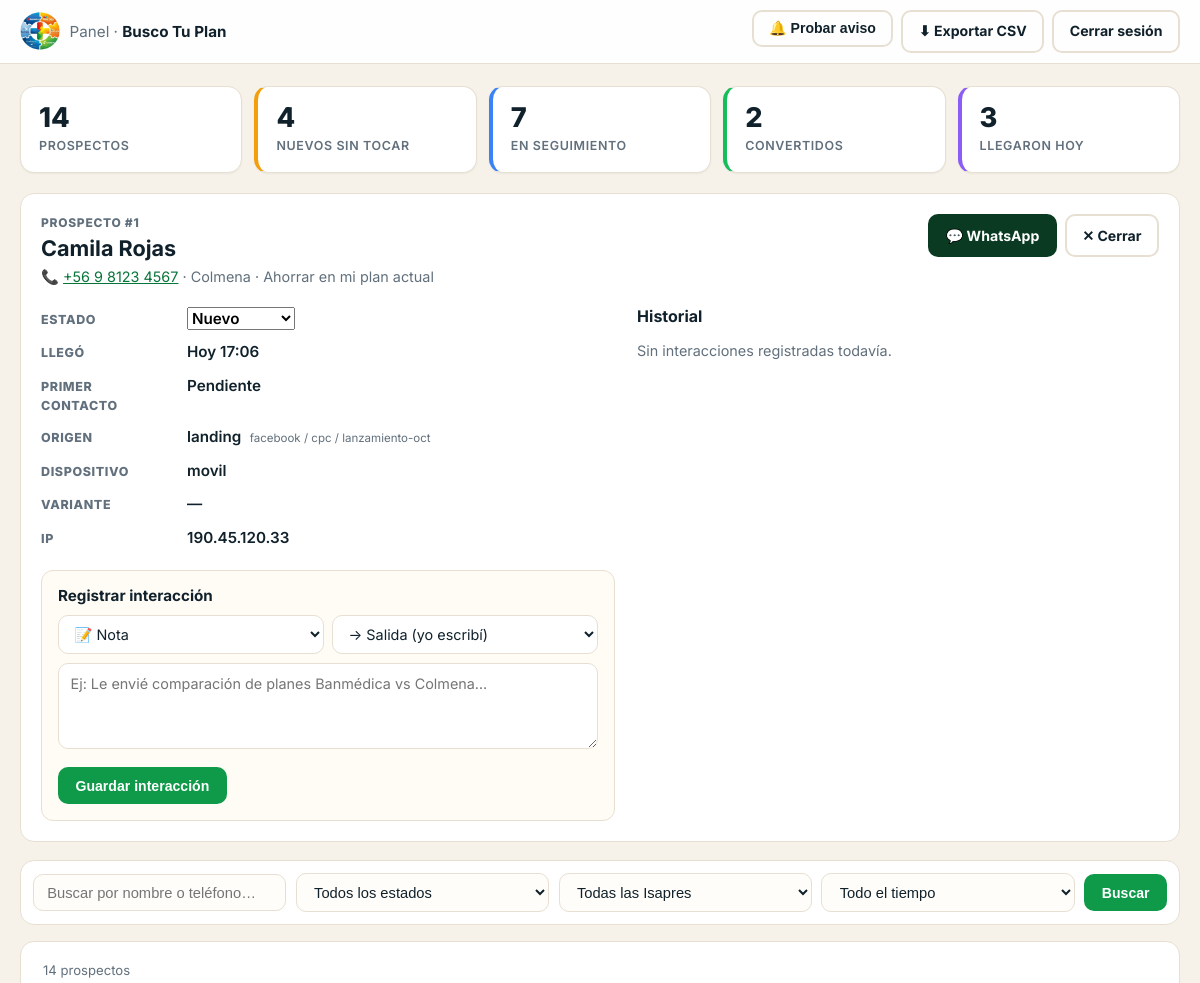
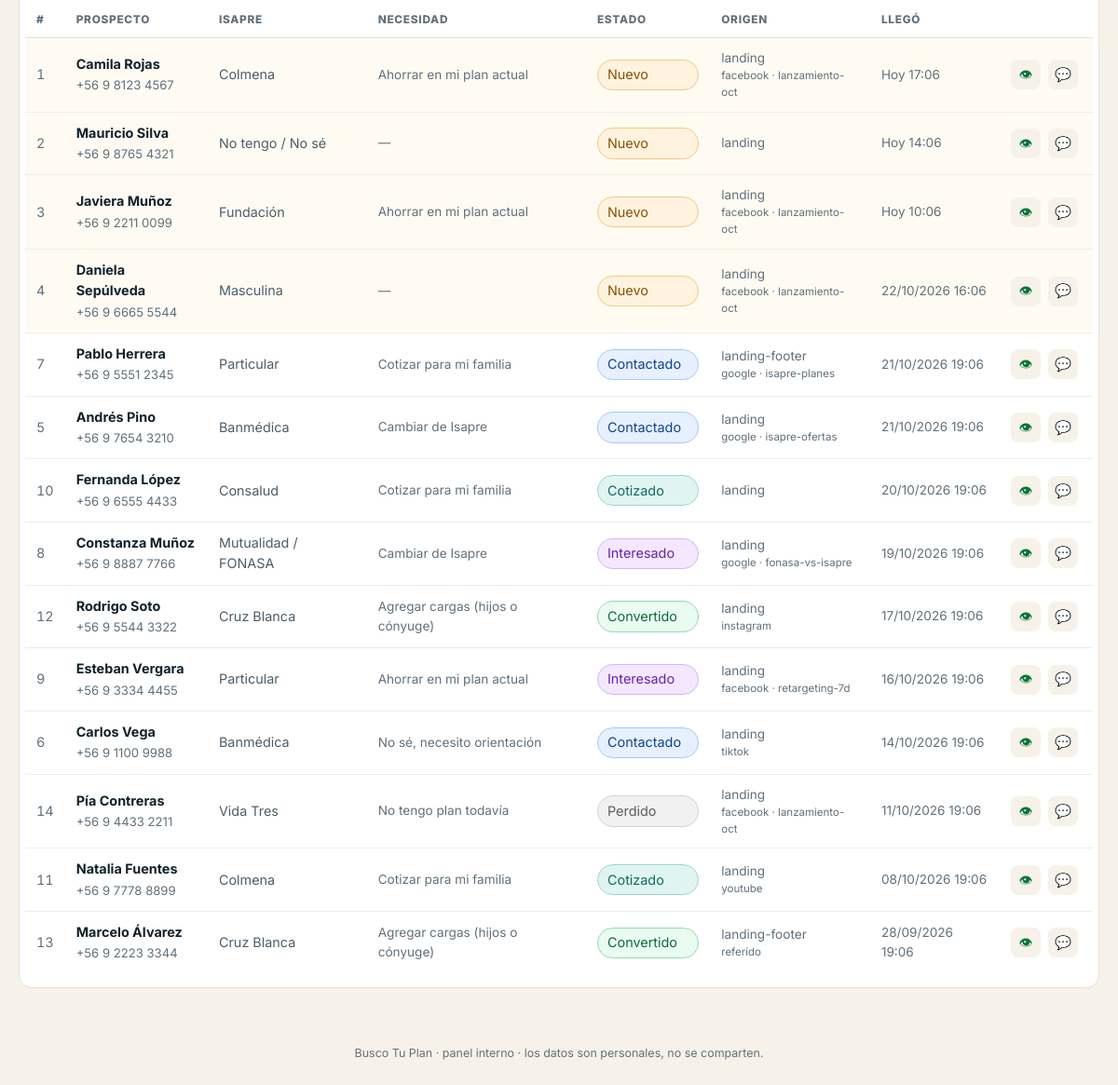
Page /admin/leads.php?ver=1& (signed in) on the committed database (2 pictures, top to bottom).
### tables this page shows
CREATE TABLE IF NOT EXISTS `leads` (
  `id`                   INT UNSIGNED     NOT NULL AUTO_INCREMENT,
  `nombre`               VARCHAR(120)     NOT NULL,
  `telefono`             VARCHAR(32)      NOT NULL COMMENT 'Ej: +56987654321',
  `telefono_normalizado` VARCHAR(32)      NOT NULL COMMENT 'Solo dígitos nacionales',
  `email`                VARCHAR(160)     DEFAULT NULL,
  `isapre_actual`        VARCHAR(60)      DEFAULT NULL,
  `necesidad`            VARCHAR(60)      DEFAULT NULL,
  `cargas`               TINYINT UNSIGNED DEFAULT NULL,
  `mensaje`              TEXT             DEFAULT NULL,

   
  `origen`               VARCHAR(40)      NOT NULL DEFAULT 'landing',
  `utm_source`           VARCHAR(120)     DEFAULT NULL,
  `utm_medium`           VARCHAR(120)     DEFAULT NULL,
  `utm_campaign`         VARCHAR(160)     DEFAULT NULL,
  `utm_content`          VARCHAR(160)     DEFAULT NULL,
  `utm_term`             VARCHAR(160)     DEFAULT NULL,
  `variante`             VARCHAR(24)      DEFAULT NULL COMMENT 'CTA que vio: formulario | whatsapp',
  `referrer`             VARCHAR(500)     DEFAULT NULL,
  `landing_url`          VARCHAR(500)     DEFAULT NULL,
  `dispositivo`          VARCHAR(80)      DEFAULT NULL,
  `ip`                   VARCHAR(45)      DEFAULT NULL,
  `user_agent`           VARCHAR(500)     DEFAULT NULL,

   
  `estado`               ENUM('nuevo','contactado','interesado','cotizado',
                               'convertido','perdido') NOT NULL DEFAULT 'nuevo',
  `consentimiento`       TINYINT(1)       NOT NULL DEFAULT 0,
  `contactado_en`        DATETIME         DEFAULT NULL,
  `notas`                TEXT             DEFAULT NULL,

  `created_at`           DATETIME         NOT NULL DEFAULT CURRENT_TIMESTAMP,
  `updated_at`           DATETIME         NOT NULL DEFAULT CURRENT_TIMESTAMP
                                       ON UPDATE CURRENT_TIMESTAMP,

  PRIMARY KEY (`id`),
  KEY `idx_estado`  (`estado`),
  KEY `idx_created` (`created_at`),
  KEY `idx_tel`     (`telefono_normalizado`)
);

### admin/_guard.php (called while the page is built, shortened)
<?php
require_once dirname(__DIR__) . '/config.php';
if (!function_exists('btp_rand')) {
    function e($s) { return htmlspecialchars((string) $s, ENT_QUOTES, 'UTF-8'); }
    function db()
    {
        return btp_conectar();
    }
}
function btp_estados()
{
    return array('nuevo', 'contactado', 'interesado', 'cotizado', 'convertido', 'perdido');
}

### config.php (called while the page is built, shortened)
<?php
if (!function_exists('btp_conectar')) {
    function btp_conectar()
    {
        static $pdo = null;
        if ($pdo !== null) { return $pdo; }
        $dsn = 'mysql:host=' . DB_HOST . ';port=' . DB_PORT . ';dbname=' . DB_NAME . ';charset=utf8mb4';
        $pdo = new PDO($dsn, DB_USER, DB_PASS, array(
            PDO::ATTR_ERRMODE            => PDO::ERRMODE_EXCEPTION,
            PDO::ATTR_DEFAULT_FETCH_MODE => PDO::FETCH_ASSOC,
            PDO::ATTR_EMULATE_PREPARES   => false,
        ));
        try {
            $tzScl  = new DateTimeZone('America/Santiago');
            $offset = (new DateTime('now', $tzScl))->format('P');
            $pdo->exec("SET time_zone = '" . $offset . "'");
        } catch (Exception $e) {
            @error_log('btp: no se pudo fijar time_zone (' . $e->getMessage() . ')');
        }
        return $pdo;
    }
}

### admin/leads.php (the view, shortened to what this page needs)
<?php
require __DIR__ . '/_guard.php';
$estados = btp_estados();
$perPage = 25;
$filtro = function ($clave, $max) {
    $v = isset($_GET[$clave]) ? (string) $_GET[$clave] : '';
    return mb_substr(trim($v), 0, $max, 'UTF-8');
};
$q       = $filtro('q', 60);
$rango   = $filtro('rango', 4);
$page    = max(1, (int) (isset($_GET['page']) ? $_GET['page'] : 1));
$verId   = (int) (isset($_GET['ver']) ? $_GET['ver'] : 0);
$qs = array();
$filtrosQS = http_build_query($qs);
$where  = array();
$params = array();
$wSQL = $where ? (' WHERE ' . implode(' AND ', $where)) : '';
$kpi = db()->query("SELECT COUNT(*) total,
                           COALESCE(SUM(estado = 'nuevo'),0) nuevos,
                           COALESCE(SUM(estado IN ('contactado','interesado','cotizado')),0) seguimiento,
                           COALESCE(SUM(estado = 'convertido'),0) convertidos,
                           COALESCE(SUM(DATE(created_at) = CURDATE()),0) hoy
                    FROM leads")->fetch();
$st = db()->prepare('SELECT COUNT(*) FROM leads' . $wSQL);
$st->execute($params);
$totalFiltrado = (int) $st->fetchColumn();
$st = db()->prepare('SELECT id, nombre, telefono, isapre_actual, necesidad, estado, origen,
                            utm_source, utm_campaign, dispositivo, ip, created_at, contactado_en
                     FROM leads' . $wSQL . ' ORDER BY created_at DESC, id DESC
                     LIMIT :lim OFFSET :des');
$st->bindValue(':lim', $perPage, PDO::PARAM_INT);
$st->bindValue(':des', ($page - 1) * $perPage, PDO::PARAM_INT);
$st->execute();
$leads = $st->fetchAll();
$detalle = null; $actividades = array();
if ($verId > 0) {
    $st = db()->prepare('SELECT * FROM leads WHERE id = ?');
    $st->execute(array($verId));
    $detalle = $st->fetch();
    if ($detalle) {
        $st = db()->prepare('SELECT * FROM lead_activities WHERE lead_id = ? ORDER BY created_at DESC, id DESC');
        $st->execute(array($verId));
        $actividades = $st->fetchAll();
    } else {
        $verId = 0;
    }
}
function fmt_tel($t)
{
    $d = preg_replace('/\D+/', '', (string) $t);
    if (strpos($d, '56') === 0 && strlen($d) >= 11) {
        $d = substr($d, 2);
        return '+56 ' . (strlen($d) === 9 ? substr($d, 0, 1) . ' ' . substr($d, 1, 4) . ' ' . substr($d, 5)
                                           : $d);
    }
    return $t;
}
function wa_de($t) { return 'https://wa.me/' . preg_replace('/\D+/', '', (string) $t); }
function fecha_corta($f)
{
    $ts = strtotime($f);
    $mismoDia = date('Y-m-d') === date('Y-m-d', $ts);
    return $mismoDia
        ? 'Hoy ' . date('H:i', $ts)
        : date('d/m/Y', $ts) . ' ' . date('H:i', $ts);
}
$badge = array(
    'nuevo' => 'b-nuevo', 'contactado' => 'b-contactado', 'interesado' => 'b-interesado',
    'cotizado' => 'b-cotizado', 'convertido' => 'b-convertido', 'perdido' => 'b-perdido',
);
?>
<!doctype html>
<html lang="es-CL">
<head>
<link rel="stylesheet" href="../assets/css/panel.css?v=20261020a">
</head>
<body class="panel-body">
<header class="panel-top">
  <div class="panel-top-in">
    <a class="panel-brand" href="leads.php">
      <img src="../assets/img/logo-icon.webp" alt="" width="40" height="40">
      <span>Panel · <strong>Busco Tu Plan</strong></span>
    </a>
    <nav class="panel-acciones">
      <form method="post" class="inline-form"
            onsubmit="return confirm('Enviar un aviso de prueba por Telegram / correo?')">
        <button type="submit" class="btn-panel btn-panel-ghost">🔔 Probar aviso</button>
      </form>
      <a class="btn-panel btn-panel-ghost"
         href="export.php?<?= e($filtrosQS) ?>">⬇ Exportar CSV</a>
      <a class="btn-panel btn-panel-ghost" href="logout.php">Cerrar sesión</a>
    </nav>
  </div>
</header>
<main class="panel-main">
  <section class="kpis">
    <div class="kpi"><b><?= (int) $kpi['total'] ?></b><span>Prospectos</span></div>
    <div class="kpi kpi-nuevo"><b><?= (int) $kpi['nuevos'] ?></b><span>Nuevos sin tocar</span></div>
    <div class="kpi kpi-seg"><b><?= (int) $kpi['seguimiento'] ?></b><span>En seguimiento</span></div>
    <div class="kpi kpi-conv"><b><?= (int) $kpi['convertidos'] ?></b><span>Convertidos</span></div>
    <div class="kpi kpi-hoy"><b><?= (int) $kpi['hoy'] ?></b><span>Llegaron hoy</span></div>
  </section>
  <?php if ($detalle): ?>
  <section class="detalle">
    <div class="detalle-head">
      <div>
        <p class="detalle-eyebrow">Prospecto #<?= (int) $detalle['id'] ?></p>
        <h2><?= e($detalle['nombre']) ?></h2>
        <p class="detalle-sub">
          📞 <a href="tel:<?= e($detalle['telefono']) ?>"><?= e(fmt_tel($detalle['telefono'])) ?></a>
          · <?= e($detalle['isapre_actual'] ?: 'Isapre no informada') ?>
          <?php if ($detalle['necesidad']): ?>· <?= e($detalle['necesidad']) ?><?php endif; ?>
        </p>
      </div>
      <div class="detalle-btns">
        <a class="btn-panel btn-panel-wa" target="_blank" rel="noopener"
           href="<?= e(wa_de($detalle['telefono'])) ?>?text=<?= rawurlencode('Hola ' . $detalle['nombre'] . ', te escribo de Busco Tu Plan por tu cotización de plan de Isapre.') ?>">
          💬 WhatsApp</a>
        <a class="btn-panel btn-panel-ghost" href="leads.php?<?= e($filtrosQS) ?>">✕ Cerrar</a>
      </div>
    </div>
    <div class="detalle-grid">
      <div class="detalle-datos">
        <dl>
          <div><dt>Estado</dt><dd>
            <form method="post" class="inline-form" onchange="this.submit()">
              <select name="estado">
                <?php foreach ($estados as $s): ?>
                  <option value="<?= $s ?>" <?= $detalle['estado'] === $s ? 'selected' : '' ?>><?= ucfirst($s) ?></option>
                <?php endforeach; ?>
              </select>
            </form>
          </dd></div>
          <div><dt>Llegó</dt><dd><?= e(fecha_corta($detalle['created_at'])) ?></dd></div>
          <div><dt>Primer contacto</dt><dd><?= $detalle['contactado_en'] ? e(fecha_corta($detalle['contactado_en'])) : 'Pendiente' ?></dd></div>
          <div><dt>Origen</dt><dd><?= e($detalle['origen']) ?>
            <?php if ($detalle['utm_source']): ?>
              <small class="utm"><?= e($detalle['utm_source']) ?> / <?= e($detalle['utm_medium']) ?>
                <?php if ($detalle['utm_campaign']): ?> / <?= e($detalle['utm_campaign']) ?><?php endif; ?></small>
            <?php endif; ?></dd></div>
          <div><dt>Dispositivo</dt><dd><?= e($detalle['dispositivo'] ?: '—') ?></dd></div>
          <div><dt>Variante</dt><dd><?php
            if ($detalle['variante'] === 'whatsapp') { echo 'CTA WhatsApp'; }
            elseif ($detalle['variante'] === 'formulario') { echo 'CTA formulario'; }
            else { echo '—'; }
          ?></dd></div>
          <div><dt>IP</dt><dd><?= e($detalle['ip'] ?: '—') ?></dd></div>
        </dl>
        <form method="post" class="form-actividad">
          <h3>Registrar interacción</h3>
          <div class="fila">
            <select name="tipo" aria-label="Tipo">
              <option value="nota">📝 Nota</option>
            </select>
            <select name="direccion" aria-label="Dirección">
              <option value="salida">→ Salida (yo escribí)</option>
            </select>
          </div>
          <textarea name="detalle" rows="3" required
                    placeholder="Ej: Le envié comparación de planes Banmédica vs Colmena…"></textarea>
          <button type="submit" class="btn-panel btn-panel-verde">Guardar interacción</button>
        </form>
      </div>
      <div class="detalle-actividades">
        <h3>Historial</h3>
        <?php if (!$actividades): ?>
          <p class="vacio">Sin interacciones registradas todavía.</p>
        <?php endif; ?>
      </div>
    </div>
  </section>
  <?php endif; ?>
  <form class="filtros" method="get" action="leads.php">
    <div class="filtros-campo">
      <input type="search" name="q" value="<?= e($q) ?>" placeholder="Buscar por nombre o teléfono…">
    </div>
    <div class="filtros-campo">
      <select name="estado" onchange="this.form.submit()">
        <option value="">Todos los estados</option>
      </select>
    </div>
    <div class="filtros-campo">
      <select name="isapre" onchange="this.form.submit()">
        <option value="">Todas las Isapres</option>
      </select>
    </div>
    <div class="filtros-campo">
      <select name="rango" onchange="this.form.submit()">
        <option value="" <?= $rango === '' ? 'selected' : '' ?>>Todo el tiempo</option>
      </select>
    </div>
    <button type="submit" class="btn-panel btn-panel-verde">Buscar</button>
  </form>
  <section class="tabla-wrap">
    <p class="tabla-resumen">
      <?= $totalFiltrado ?> <?= $totalFiltrado === 1 ? 'prospecto' : 'prospectos' ?>
    </p>
    <?php if (!$leads): ?>
      <div class="vacio-grande">
        <p><strong>Aún no hay prospectos con estos filtros.</strong></p>
        <p>Cuando alguien complete el formulario de la landing aparecerá aquí al instante.</p>
      </div>
    <?php else: ?>
      <div class="tabla-scroll">
      <table class="tabla">
        <thead>
          <tr>
            <th>#</th><th>Prospecto</th><th>Isapre</th><th>Necesidad</th>
            <th>Estado</th><th>Origen</th><th>Llegó</th><th></th>
          </tr>
        </thead>
        <tbody>
          <?php foreach ($leads as $l): ?>
            <tr class="<?= $l['estado'] === 'nuevo' ? 'fila-nueva' : '' ?>">
              <td class="num"><?= (int) $l['id'] ?></td>
              <td>
                <a class="nombre" href="leads.php?ver=<?= (int) $l['id'] ?>&<?= e($filtrosQS) ?>"><?= e($l['nombre']) ?></a>
                <span class="tel"><?= e(fmt_tel($l['telefono'])) ?></span>
              </td>
              <td><?= e($l['isapre_actual'] ?: '—') ?></td>
              <td class="sutil"><?= e($l['necesidad'] ?: '—') ?></td>
              <td>
                <form method="post" class="inline-form" onchange="this.submit()">
                  <select name="estado" class="badge <?= isset($badge[$l['estado']]) ? $badge[$l['estado']] : '' ?>">
                    <?php foreach ($estados as $s): ?>
                      <option value="<?= $s ?>" <?= $l['estado'] === $s ? 'selected' : '' ?>><?= ucfirst($s) ?></option>
                    <?php endforeach; ?>
                  </select>
                </form>
              </td>
              <td class="sutil">
                <?= e($l['origen']) ?>
                <?php if ($l['utm_source']): ?><small class="utm"><?= e($l['utm_source']) ?><?php if ($l['utm_campaign']): ?> · <?= e($l['utm_campaign']) ?><?php endif; ?></small><?php endif; ?>
              </td>
              <td class="sutil"><?= e(fecha_corta($l['created_at'])) ?></td>
              <td class="acciones">
                <a class="icono" title="Ver y dar seguimiento"
                   href="leads.php?ver=<?= (int) $l['id'] ?>&<?= e($filtrosQS) ?>">👁</a>
                <a class="icono" title="Escribir por WhatsApp" target="_blank" rel="noopener"
                   href="<?= e(wa_de($l['telefono'])) ?>?text=<?= rawurlencode('Hola ' . $l['nombre'] . ', te escribo de Busco Tu Plan por tu cotización de plan de Isapre.') ?>">💬</a>
              </td>
            </tr>
          <?php endforeach; ?>
        </tbody>
      </table>
      </div>
    <?php endif; ?>
  </section>
</main>
<footer class="panel-pie">
  Busco Tu Plan · panel interno · los datos son personales, no se comparten.
</footer>
</body>
</html>

### rows in the picture
leads: id "1", nombre "Camila Rojas", telefono "+56 9 8123 4567", isapre_actual "Colmena", necesidad "Ahorrar en mi plan actual", estado "Nuevo", created_at "Hoy 17:06", origen "landing", utm_source "facebook", utm_medium "cpc", utm_campaign "lanzamiento-oct", dispositivo "movil", ip "190.45.120.33"
leads: id "2", nombre "Mauricio Silva", telefono "+56 9 8765 4321", isapre_actual "No tengo / No sé", necesidad "—", estado "Nuevo", origen "landing", created_at "Hoy 14:06"
leads: id "3", nombre "Javiera Muñoz", telefono "+56 9 2211 0099", isapre_actual "Fundación", necesidad "Ahorrar en mi plan actual", estado "Nuevo", origen "landing", utm_source "facebook", utm_campaign "lanzamiento-oct", created_at "Hoy 10:06"
leads: id "4", nombre "Daniela Sepúlveda", telefono "+56 9 6665 5544", isapre_actual "Masculina", necesidad "—", estado "Nuevo", origen "landing", utm_source "facebook", utm_campaign "lanzamiento-oct", created_at "22/10/2026 16:06"
leads: id "7", nombre "Pablo Herrera", telefono "+56 9 5551 2345", isapre_actual "Particular", necesidad "Cotizar para mi familia", estado "Contactado", origen "landing-footer", utm_source "google", utm_campaign "isapre-planes", created_at "21/10/2026 19:06"
leads: id "5", nombre "Andrés Pino", telefono "+56 9 7654 3210", isapre_actual "Banmédica", necesidad "Cambiar de Isapre", estado "Contactado", origen "landing", utm_source "google", utm_campaign "isapre-ofertas", created_at "21/10/2026 19:06"
leads: id "10", nombre "Fernanda López", telefono "+56 9 6555 4433", isapre_actual "Consalud", necesidad "Cotizar para mi familia", estado "Cotizado", origen "landing", created_at "20/10/2026 19:06"
leads: id "8", nombre "Constanza Muñoz", telefono "+56 9 8887 7766", isapre_actual "Mutualidad / FONASA", necesidad "Cambiar de Isapre", estado "Interesado", origen "landing", utm_source "google", utm_campaign "fonasa-vs-isapre", created_at "19/10/2026 19:06"
leads: id "12", nombre "Rodrigo Soto", telefono "+56 9 5544 3322", isapre_actual "Cruz Blanca", necesidad "Agregar cargas (hijos o cónyuge)", estado "Convertido", origen "landing", utm_source "instagram", created_at "17/10/2026 19:06"
leads: id "9", nombre "Esteban Vergara", telefono "+56 9 3334 4455", isapre_actual "Particular", necesidad "Ahorrar en mi plan actual", estado "Interesado", origen "landing", utm_source "facebook", utm_campaign "retargeting-7d", created_at "16/10/2026 19:06"
leads: id "6", nombre "Carlos Vega", telefono "+56 9 1100 9988", isapre_actual "Banmédica", necesidad "No sé, necesito orientación", estado "Contactado", origen "landing", utm_source "tiktok", created_at "14/10/2026 19:06"
leads: id "14", nombre "Pía Contreras", telefono "+56 9 4433 2211", isapre_actual "Vida Tres", necesidad "No tengo plan todavía", estado "Perdido", origen "landing", utm_source "facebook", utm_campaign "lanzamiento-oct", created_at "11/10/2026 19:06"
leads: id "11", nombre "Natalia Fuentes", telefono "+56 9 7778 8899", isapre_actual "Colmena", necesidad "Cotizar para mi familia", estado "Cotizado", origen "landing", utm_source "youtube", created_at "08/10/2026 19:06"
leads: id "13", nombre "Marcelo Álvarez", telefono "+56 9 2223 3344", isapre_actual "Cruz Blanca", necesidad "Agregar cargas (hijos o cónyuge)", estado "Convertido", origen "landing-footer", utm_source "referido", created_at "28/09/2026 19:06"

### other values in the picture
$kpi['total'] "14"
$kpi['nuevos'] "4"
$kpi['seguimiento'] "7"
$kpi['convertidos'] "2"
$kpi['hoy'] "3"
$totalFiltrado "14"
